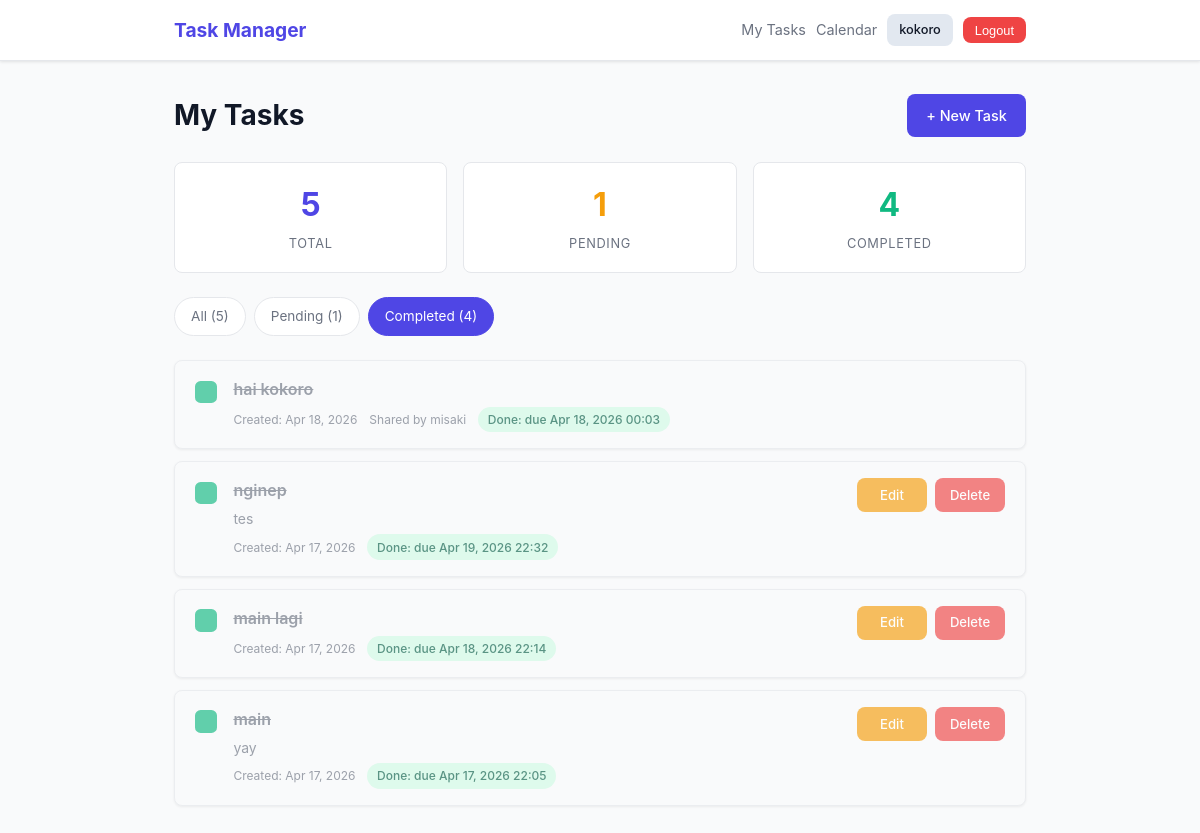
The app's page /tasks/?filter=completed (signed in) with its own data.
### tasks/models.py (models this page shows, shortened)
class Task(models.Model):
    user = models.ForeignKey(User, on_delete=models.CASCADE, related_name='tasks')
    title = models.CharField(max_length=200)
    description = models.TextField(blank=True)
    completed = models.BooleanField(default=False)
    deadline = models.DateTimeField(null=True, blank=True)
    created_at = models.DateTimeField(auto_now_add=True)
    updated_at = models.DateTimeField(auto_now=True)
    shared_with = models.ManyToManyField(
        User,
        through='SharedTask',
        related_name='shared_tasks',
        blank=True,
    )
    class Meta:
        ordering = ['-created_at']
    @property
    def is_overdue(self):
        if self.deadline and not self.completed:
            return timezone.now() > self.deadline
        return False

### tasks/views.py (the view)
# urls.py: path('tasks/', views.task_list_view, name='task_list'),
@login_required
def task_list_view(request):
    all_own_tasks = Task.objects.filter(user=request.user)
    all_shared_tasks = Task.objects.filter(shared_with=request.user)
    total_count = all_own_tasks.count() + all_shared_tasks.count()
    completed_count = all_own_tasks.filter(completed=True).count() + all_shared_tasks.filter(completed=True).count()
    pending_count = total_count - completed_count
    own_tasks = all_own_tasks
    shared_tasks = all_shared_tasks
    filter_param = request.GET.get('filter', 'all')
    if filter_param == 'completed':
        own_tasks = own_tasks.filter(completed=True)
        shared_tasks = shared_tasks.filter(completed=True)
    elif filter_param == 'pending':
        own_tasks = own_tasks.filter(completed=False)
        shared_tasks = shared_tasks.filter(completed=False)
    tasks = (own_tasks | shared_tasks).distinct().order_by('-created_at')
    context = {
        'tasks': tasks,
        'filter': filter_param,
        'total_count': total_count,
        'completed_count': completed_count,
        'pending_count': pending_count,
    }
    return render(request, 'tasks/task_list.html', context)

### tasks/templates/tasks/task_list.html (shortened to what this page needs)
{% extends 'base.html' %}
{% block content %}
<div class="page-header">
    <h1>My Tasks</h1>
    <a href="{% url 'task_create' %}" class="btn btn-primary">+ New Task</a>
</div>
<div class="stats-bar">
    <div class="stat-item">
        <span class="stat-number">{{ total_count }}</span>
        <span class="stat-label">Total</span>
    </div>
    <div class="stat-item">
        <span class="stat-number stat-pending">{{ pending_count }}</span>
        <span class="stat-label">Pending</span>
    </div>
    <div class="stat-item">
        <span class="stat-number stat-done">{{ completed_count }}</span>
        <span class="stat-label">Completed</span>
    </div>
</div>
<div class="filter-tabs">
    <a href="{% url 'task_list' %}?filter=all"
       class="filter-tab {% if filter == 'all' %}active{% endif %}">All ({{ total_count }})</a>
    <a href="{% url 'task_list' %}?filter=pending"
       class="filter-tab {% if filter == 'pending' %}active{% endif %}">Pending ({{ pending_count }})</a>
    <a href="{% url 'task_list' %}?filter=completed"
       class="filter-tab {% if filter == 'completed' %}active{% endif %}">Completed ({{ completed_count }})</a>
</div>
{% if tasks %}
    <div class="task-list">
        {% for task in tasks %}
            <div id="task-{{ task.pk }}" class="task-card {% if task.completed %}task-completed{% endif %} {% if task.is_overdue %}task-overdue{% endif %}">
                <div class="task-checkbox">
                    <form method="post" action="{% url 'task_toggle' task.pk %}" style="display:inline;">
                        <button type="submit" class="checkbox-btn {% if task.completed %}checkbox-checked{% endif %}" aria-label="Toggle task completion"></button>
                    </form>
                </div>
                <div class="task-content">
                    <h3 class="task-title {% if task.completed %}strikethrough{% endif %}">
                        {{ task.title }}
                    </h3>
                    {% if task.description %}
                        <p class="task-description">{{ task.description }}</p>
                    {% endif %}
                    <div class="task-meta-row">
                        <small class="task-meta">Created: {{ task.created_at|date:"M d, Y" }}</small>
                        {% if task.user != request.user %}
                            <span class="task-meta">Shared by {{ task.user.username }}</span>
                        {% endif %}
                        {% if task.deadline %}
                            {% if task.completed %}
                                <span class="deadline-badge deadline-done">
                                    Done: due {{ task.deadline|date:"M d, Y H:i" }}
                                </span>
                            {% elif task.is_overdue %}
                                <span class="deadline-badge deadline-overdue">
                                    Overdue: {{ task.deadline|date:"M d, Y H:i" }}
                                </span>
                            {% else %}
                                <span class="deadline-badge deadline-upcoming">
                                    Due {{ task.deadline|date:"M d, Y H:i" }}
                                </span>
                            {% endif %}
                        {% endif %}
                    </div>
                </div>
                <div class="task-actions">
                    {% if task.user == request.user %}
                        <a href="{% url 'task_update' task.pk %}" class="btn btn-warning btn-sm">Edit</a>
                        <a href="{% url 'task_delete' task.pk %}" class="btn btn-danger btn-sm">Delete</a>
                    {% endif %}
                </div>
            </div>
        {% endfor %}
    </div>
{% endif %}
{% endblock %}

### templates/base.html (shortened to what this page needs)
{% load static %}
<!DOCTYPE html>
<html lang="en">
<head>
    <link rel="stylesheet" href="{% static 'css/style.css' %}">
</head>
<body>
<nav class="navbar">
    <div class="nav-container">
        <a href="{% url 'task_list' %}" class="nav-brand">Task Manager</a>
        <div class="nav-links">
            {% if request.user.is_authenticated %}
                <a href="{% url 'task_list' %}" class="nav-link">My Tasks</a>
                <a href="{% url 'calendar' %}" class="nav-link">Calendar</a>
                <span class="btn btn-user btn-sm">{{ request.user.username }}</span>
                <form method="post" action="{% url 'logout' %}" class="nav-logout-form">
                    <button type="submit" class="btn btn-logout btn-sm">Logout</button>
                </form>
            {% else %}
                <a href="{% url 'login' %}" class="nav-link">Login</a>
                <a href="{% url 'register' %}" class="btn btn-primary btn-sm">Register</a>
            {% endif %}
        </div>
    </div>
</nav>
<main class="main-content">
    <div class="container">
        {% block content %}{% endblock %}
    </div>
</main>
</body>
</html>

### records on screen
Task: completed True (drawn), title "hai kokoro", created_at "Apr 18, 2026", user.username "misaki", deadline "Apr 18, 2026 00:03"
Task: completed True (drawn), title "nginep", description "tes", created_at "Apr 17, 2026", deadline "Apr 19, 2026 22:32", shows "Edit"
Task: completed True (drawn), title "main lagi", created_at "Apr 17, 2026", deadline "Apr 18, 2026 22:14", shows "Edit"
Task: completed True (drawn), title "main", description "yay", created_at "Apr 17, 2026", deadline "Apr 17, 2026 22:05", shows "Edit"

### other values on screen
{{ request.user.username }} "kokoro"
{{ total_count }} "5"
{{ pending_count }} "1"
{{ completed_count }} "4"
